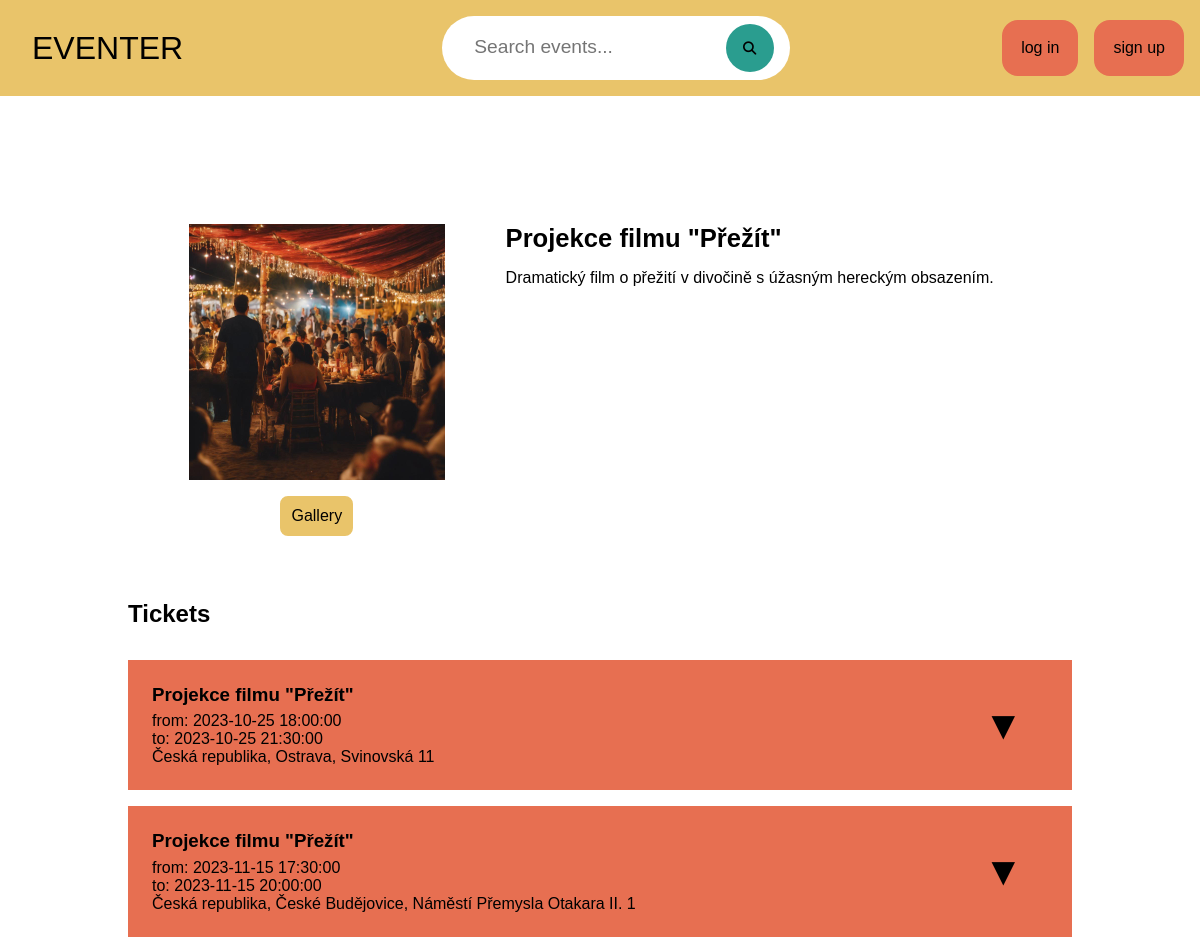
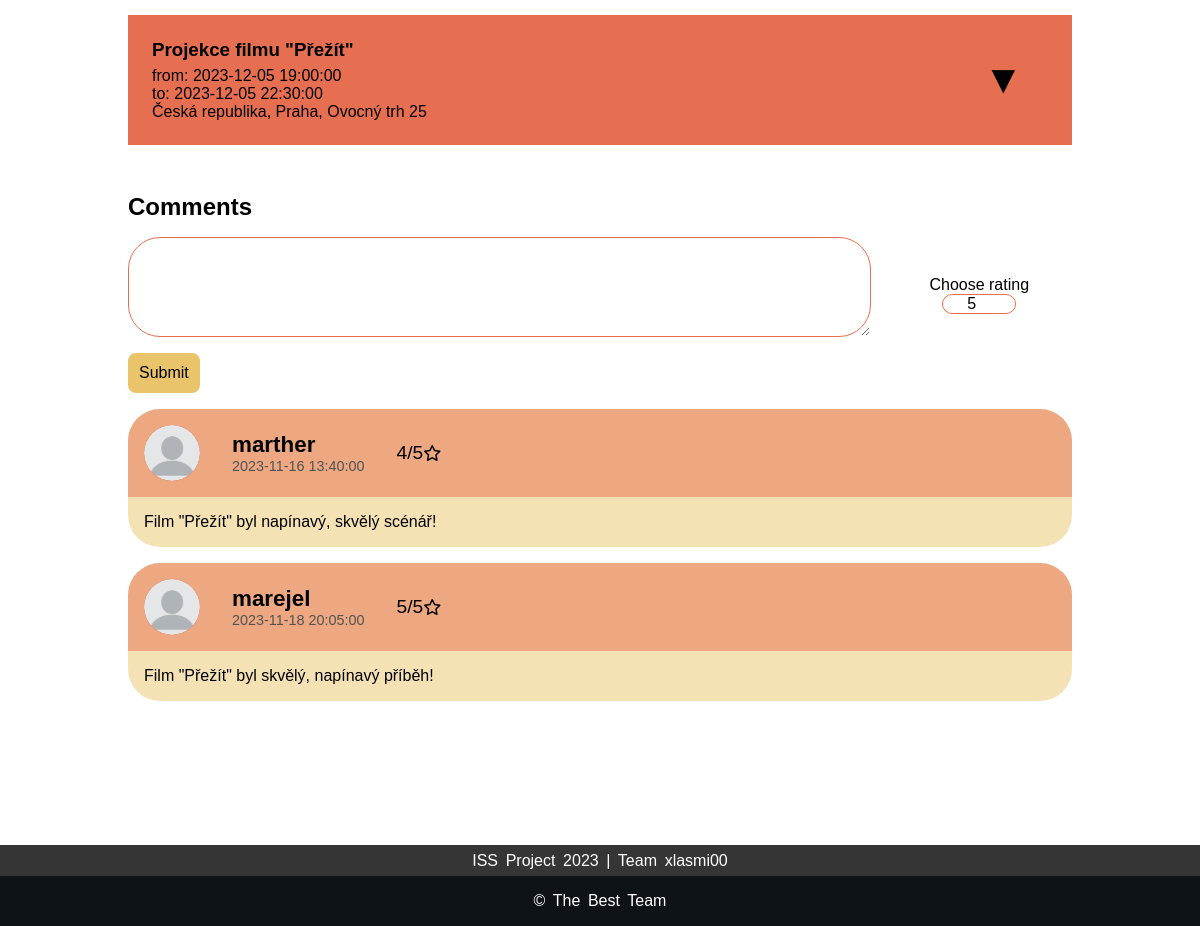
The app's page /event-detail.php?event_id=6 with its own data (2 pictures, top to bottom).
### tables this page shows
CREATE TABLE Event (
    event_id INT AUTO_INCREMENT PRIMARY KEY,
    event_name VARCHAR(128),
    event_description MEDIUMTEXT,
    event_icon VARCHAR(256),
    rating FLOAT,
    time_of_creation DATETIME,
    time_of_last_edit DATETIME,
    event_status VARCHAR(64),

    category_id INT,
    account_id INT,

    

    CONSTRAINT fk_event_owner
    FOREIGN KEY (account_id)
    REFERENCES Account(account_id) ON DELETE CASCADE
);

CREATE TABLE Event_instance (
    instance_id INT AUTO_INCREMENT PRIMARY KEY,
    event_id INT,
    address_id INT,
    date_from DATE,
    time_from TIME,
    date_to DATE,
    time_to TIME,

    CONSTRAINT fk_instance_of_event
    FOREIGN KEY (event_id)
    REFERENCES Event(event_id) ON DELETE CASCADE,

    CONSTRAINT fk_address_of_instance
    FOREIGN KEY (address_id)
    REFERENCES Address(address_id) ON DELETE CASCADE
);

CREATE TABLE Address (
    address_id INT AUTO_INCREMENT PRIMARY KEY,
    country VARCHAR(128),
    zip INT,
    city VARCHAR(128),
    street VARCHAR(128),
    street_number INT,
    state VARCHAR(128),
    address_description MEDIUMTEXT,
    date_of_creation DATETIME,  
    address_status VARCHAR(64),
    account_id INT  
);

CREATE TABLE Comment (
    comment_id INT AUTO_INCREMENT PRIMARY KEY,
    time_of_posting DATETIME,
    comment_text MEDIUMTEXT,
    comment_rating FLOAT,

    account_id INT,
    super_comment INT,
    event_id INT,

    FOREIGN KEY (account_id)
    REFERENCES Account(account_id) ON DELETE CASCADE,

    CONSTRAINT fk_super_comment
    FOREIGN KEY (super_comment)
    REFERENCES Comment(comment_id) ON DELETE CASCADE,

    CONSTRAINT fk_comment_on_event
    FOREIGN KEY (event_id)
    REFERENCES Event(event_id) ON DELETE CASCADE
);

CREATE TABLE Account (
    account_id INT AUTO_INCREMENT PRIMARY KEY,
    email VARCHAR(256) NOT NULL,
    first_name VARCHAR(128),
    last_name VARCHAR(128),
    nick VARCHAR(128),
    password VARCHAR(128),
    account_type VARCHAR(32),
    profile_icon VARCHAR(256),
    account_status VARCHAR(64)
);

### common/html-components.php (the view, shortened to what this page needs)
<?php
require_once "db_handler.php";
function makeHead(string $title)
{
    ?>
    <!DOCTYPE html>
    <html lang="en">
    <head>
        <link rel="stylesheet" href="styles/style.css">
    </head>
    <body>
    <?php
}
    ?>
    <?php
function makeHeader()
{
    ?>
    <header>
        <div class="top-bar">
            <a id="logo" href="index.php"><p>EVENTER</p></a>
            <div class="search-bar">
                <form action="index.php" method="get">
                    <input type="text" placeholder="Search events..." name="events_search_bar" value="<?php echoSessionVal("events_search_bar", ""); ?>" >
                    <button><i class="fa-solid fa-magnifying-glass"></i></button>
                </form>
            </div>
            <div class="profile">
                <?php
                    if (userIsLoggedIn())
                    {
                        echo '<div class="profile-icon" onclick="menuToggle();">';
                        echo '<img id="profile_icon" src="'.getUserIcon().'">';
                        echo "</div>";
                        generateProfilMenu();
                    }
                    else
                    {
                        echo "<div class='login-btns'>";
                        echo "<a href='login.php' class='button-sharp-filled'>log in</a>";
                        echo "<a href='signup.php' class='button-sharp-filled'>sign up</a>";
                        echo "</div>";
                    }
                ?>
            </div>
        </div>
    </header>
    <?php
}
function makeFooter()
{
    ?>
    <footer>
        <div class="footer-top">
            <p> ISS Project 2023 | Team xlasmi00 </p>
        </div>
        <div class="footer-bottom">
            <p>&copy; The best Team</p>
        </div>
    </footer>
    </body>
    </html>
    <?php
}
    ?>
    <?php
function generateEventTickets($eventID)
{
    $tables_joined = "Event e NATURAL JOIN Event_instance ei JOIN Address a ON ei.address_id = a.address_id";
    $result_id = "instance_id, event_name, date_from, date_to, time_from, time_to, country, city, street, street_number";
    $event_instances = fetch_all_table_columns($tables_joined, $result_id, ["event_id" => $eventID] ,"event_id = :event_id", null);
    $cnt_t = 1;
    foreach ($event_instances as $event_instance)
    {
        echo '<div class="ticket">
            <div class="ticket-ticket">
                <div class="ticket-info">
                    <h3>'.$event_instance['event_name'].'</h3>
                    <p>
                        from: '.formatTime($event_instance, 'date_from', 'time_from').
                        '<br>to: ' .formatTime($event_instance, 'date_to', 'time_to').
                        '<br>' . formatAddress($event_instance) .'
                    </p>
                </div>
                <button ticket-arrow-button="ticket-'.$cnt_t.'" class="arrow-button" onclick="toggleTicketDetail(\'ticket-'.$cnt_t.'\')">▼</button>
            </div>
            <div class="ticket-types" id="ticket-'.$cnt_t.'">
        <table>';
        echo '<tr class="tickets-reserved">
                        <td><p>Total: </p></td>
                        <td><p id="total-ticket-'.$cnt_t.'">0.00,-</p></td>
                        <td></td>
                        <td class="row-10"><button class="button-round-empty">Reserve</button></td>
                </tr>
                </table>
            </div>
        </div>';
        $cnt_t++;
    }
}
function makeEventInfo($eventID)
{
    $event = fetch_table_entry("Event", "event_icon, event_name, event_description", ["event_id" => $eventID], "event_id = :event_id");
    $event_images = fetch_all_table_columns("Photos", "photo_path", ["event_id" => $eventID], "event_id = :event_id");
    echo '<div class="gallery-popup">
        <script src="src/front-end/js/toggleGallery.js"></script>
        <div class="gallery-popup-top-bar">
            <span class="close-btn"><i class="fa-solid fa-xmark"></i></span>
        </div>
        <button class="arrow-btn left-arrow"><i class="fa-solid fa-arrow-left"></i></button>
        <button class="arrow-btn right-arrow"><i class="fa-solid fa-arrow-right"></i></button>
        <img class="large-image">
        <h1 class="image-index">1</h1>
    </div>
    <div class="icon-container">
        <img src="'.getEventIcon($event).'">
        <button class="button-round-filled" onclick="toggleGallery('.json_encode($event_images).')">Gallery</button>
    </div>
    <div class="description-container">
        <h3>'.$event["event_name"].'</h3>
        <p>'.$event['event_description'].'</p>
    </div>';
}
function generateComments($eventID)
{
    $comments = fetch_distinct_table_columns("Comment natural join Account", "*", ["event_id" => $eventID], "event_id = :event_id");
    foreach ($comments as $comment)
    {
        echo '
        <div class="comment">
            <div class="comment-header">
                <span>
                    <div class="profile-icon">
                        <img src="'.getUserIcon($comment).'">
                    </div>
                    <div class="comment-header-text">
                        <h3>'.$comment['nick'].'</h3>
                        <p>'.$comment['time_of_posting'].'</p>
                    </div>
                    <p class="rating-text">'.$comment['comment_rating'].'/5</p>
                    <i class="fa-regular fa-star"></i>
                </span>';
        echo '
            </div>
            <div class="comment-body">
                <p>'.nl2br($comment['comment_text']).'</p>
            </div>
        </div>
        ';
    }
}
    ?>

### styles/style.css (style rules this page uses)
* { margin: 0; padding: 0; font-family: 'Poppins', sans-serif; box-sizing: border-box; }
body { background-color: white; }
header { width: 100%; background-color: #E9C46A; }
.top-bar { display: flex; align-items: center; flex-direction: row; justify-content: space-between; }
#logo { height: 100%; width: 30%; text-align: left; text-decoration: none; color: black; font-size: 2rem; margin: 1rem 0rem 1rem 2rem; }
.search-bar { width: 100%; max-width: 700px; display: flex; align-items: center; justify-content: center; padding: 1rem 2rem; }
.search-bar form { background-color: white; stroke: black; stroke-width: 0.2rem; border-radius: 60rem; padding: 0.5rem 1rem 0.5rem 2rem; }
.search-bar form input { background-color: transparent; flex: 1; border: 0; outline: none; font-size: 1.2rem; color: black; }
.search-bar button { width: 2rem; border: 0; border-radius: 50%; width: 3rem; height: 3rem; background-color: #2A9D8F; cursor: pointer; }
.profile { width: 30%; height: 100%; display: flex; justify-content: right; text-align: right; }
.profile-icon { height: 3.5rem; width: 3.5rem; border-radius: 50%; overflow: hidden; display: flex; justify-content: center; align-items: center; background-color: #E76F51; margin: 1rem 2rem 1rem 0rem; }
.profile-icon img { height: 100%; width: 100%; object-fit: cover; border-radius: 50%; }
.login-btns a { margin-right: 1rem; border-radius: 1rem; }
footer { color: white; font-size: 1rem; word-spacing: 0.2rem; text-align: center; }
.footer-top { padding: 0.4rem 0; background-color: #353535; }
.footer-bottom { background: #0D1317; width: auto; padding: 1rem 0; align-items: center; }
.footer-bottom p { text-transform: capitalize; }

### styles/buttons.css (style rules this page uses)
.button-round-filled { display: inline-block; padding: 0.5rem; font-size: 1rem; text-align: center; text-decoration: none; border: 0.2rem solid #E9C46A; border-radius: 0.5rem; color: black; background-color: #E9C46A; cursor: pointer; }
.button-sharp-filled { display: inline-block; padding: 1rem; font-size: 1rem; text-align: center; text-decoration: none; border: 0.2rem solid #E76F51; color: black; background-color: #E76F51; cursor: pointer; }

### styles/info-container.css (style rules this page uses)
.info-container .icon-container { width: 40%; display: flex; flex-direction: column; align-items: center; justify-content: center; }
.icon-container img { max-width: 16rem; max-height: 20rem; }
.info-container .description-container { width: 60%; display: flex; flex-direction: column; text-align: left; justify-content: start; }

### styles/event-detail.css (style rules this page uses)
.icon-container button { margin: 1rem; }
.description-container h3 { padding-bottom: 1rem; font-size: 1.6rem; }
.ticket { width: 100%; margin-top: 1rem; display: flex; flex-direction: column; background-color: #E76F51; }
.ticket-ticket { display: flex; flex-direction: row; align-items: center; justify-content: space-between; padding: 1.5rem; }
.ticket-ticket .ticket-info { width: 90%; display: flex; flex-direction: column; text-align: left; }
.ticket-info h3 { margin-bottom: 0.4rem; }
.arrow-button { width: 10%; font-size: 2.5rem; padding: 0.5rem; border: none; background-color: #E76F51; }
.comments-block .comment { width: 100%; display: flex; flex-direction: column; background: rgb(233,196,106,0.5); border-radius: 2rem; margin-bottom: 1rem; }
.comment .comment-header { width: 100%; display: flex; flex-direction: row; align-items: center; justify-content: space-between; padding-left: 1rem; background: rgb(231,111,81,0.5); border-radius: 2rem 2rem 0 0; }
.comment-header .comment-header-text { display: flex; flex-direction: column; justify-content: center; }
.comment-header span { display: flex; flex-direction: row; align-items: center; }
.comment-header span .rating-text { font-size: 1.2rem; margin-left: 2rem; }
.comment-header-text h3 { font-size: 1.4rem; }
.comment-header-text p { font-size: 0.9rem; color: rgb(83, 83, 83); }
.comment .comment-body { width: 100%; padding: 1rem; min-height: 20px; }

### records on screen
event: event_name "Projekce filmu \"Přežít\"", event_description "Dramatický film o přežití v divočině s úžasným hereckým obsazením."
event_instance: event.event_name "Projekce filmu \"Přežít\"", date_from+time_from "2023-10-25 18:00:00", formatTime($event_instance, 'date_to', 'time_to') "2023-10-25 21:30:00", address.street_number "Česká republika, Ostrava, Svinovská 11"
event_instance: event.event_name "Projekce filmu \"Přežít\"", date_from+time_from "2023-11-15 17:30:00", formatTime($event_instance, 'date_to', 'time_to') "2023-11-15 20:00:00", address.street_number "Česká republika, České Budějovice, Náměstí Přemysla Otakara II. 1"
event_instance: event.event_name "Projekce filmu \"Přežít\"", date_from+time_from "2023-12-05 19:00:00", formatTime($event_instance, 'date_to', 'time_to') "2023-12-05 22:30:00", address.street_number "Česká republika, Praha, Ovocný trh 25"
comment: account.nick "marther", time_of_posting "2023-11-16 13:40:00", comment_rating "4", comment_text "Film \"Přežít\" byl napínavý, skvělý scénář!"
comment: account.nick "marejel", time_of_posting "2023-11-18 20:05:00", comment_rating "5", comment_text "Film \"Přežít\" byl skvělý, napínavý příběh!"
